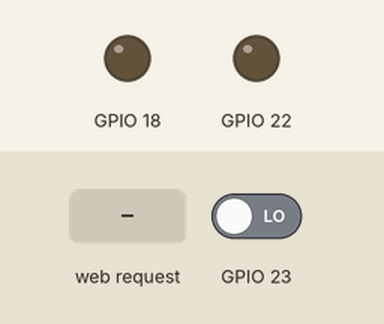
Simulated run of this sketch. Board: ESP32. On the bench: output pins drawn as LEDs (lit = HIGH). The inputs (shaded band) are chosen by the test bench; at power-on: GPIO 23 LOW. WiFi joins after 1.5 s; servers stay silent unless stated; uploads are accepted with an empty reply; what the sketch prints to the serial monitor is not drawn.

Above: at 4.2 s.
4.3 s: HTTP request GET /H received
At 5.5 s:
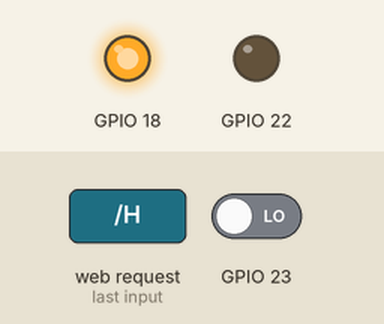
5.8 s: GPIO 23 driven HIGH
At 6.5 s:
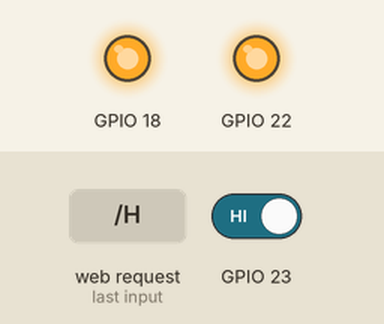
7.3 s: HTTP request GET /L received
At 7.8 s:
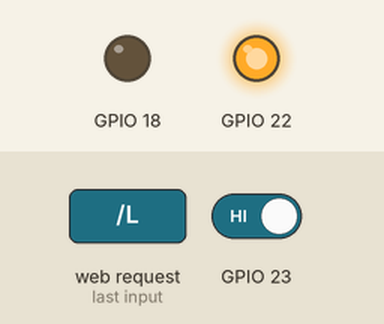
8.8 s: GPIO 23 driven LOW
At 10.0 s:
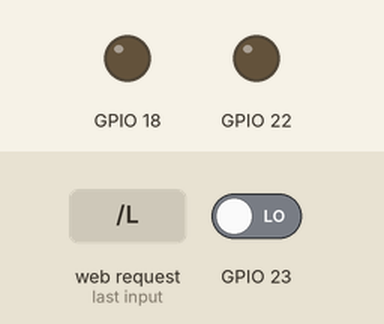
Timing chart, 0 to 11.3 s (numbered marks = the images above; inputs shaded):
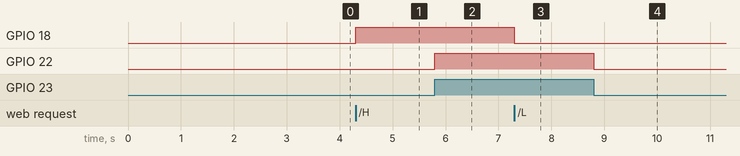

The sketch:

ESP_Project.ino
```cpp
#include <HTTPClient.h>
#include <WiFi.h>


HTTPClient client;

NetworkServer server(80);

void setup() {
  // put your setup code here, to run once:
  pinMode(23, INPUT);
  pinMode(22, OUTPUT);
  pinMode(18, OUTPUT);


  Serial.begin(115200);
  WiFi.begin("Redmi Note 8", "12345678");

  while (WiFi.status() != WL_CONNECTED) {
    Serial.print('.');
    delay(1000);
  }

  delay(1000);
  Serial.println("Connected to WiFi!");

  server.begin();
  Serial.println("Server Started");
  Serial.println(WiFi.localIP());

}


void sendTemp(String status) {
  client.begin("https://335f-175-157-50-131.ngrok-free.app/ESEProject/server?status=" + String(status));
  client.GET();
}

int x = 0;
int lightStatus=0;

void loop() {
  // alarm system
  int val = digitalRead(23);
  if (val == 1) {
    digitalWrite(22, HIGH);
    if (x == 0) {
      sendTemp("yes");
      x = 1;
    }

  } else{
    digitalWrite(22, LOW);
    if (x == 1) {
      sendTemp("no");
      x = 0;
    }
  }

// light controle

   NetworkClient client = server.accept();

  if (client) {
    Serial.println("New Client.");
    String currentLine = "";
    while (client.connected()) {
      if (client.available()) {
        char c = client.read();
        Serial.write(c);
        if (c == '\n') {


          if (currentLine.length() == 0) {

            client.println("HTTP/1.1 200 OK");
            client.println("Content-type:text/html");
            client.println();

            client.print("Click <a href=\"/H\">here</a> to turn the LED on pin 5 on.<br>");
            client.print("Click <a href=\"/L\">here</a> to turn the LED on pin 5 off.<br>");

            client.println();
            break;
          } else {
            currentLine = "";
          }
        } else if (c != '\r') {
          currentLine += c;
        }

        if (currentLine.endsWith("GET /H")) {
          digitalWrite(18, HIGH);
        }
        if (currentLine.endsWith("GET /L")) {
          digitalWrite(18, LOW);
        }
      }
    }
    client.stop();
    Serial.println("Client Disconnected.");
  }


}
```

Measured:
- after the input at 4.3 s, GPIO 18: LOW → HIGH at once
- after the input at 5.8 s, GPIO 22: LOW → HIGH at once
- after the input at 7.3 s, GPIO 18: HIGH → LOW at once
- after the input at 8.8 s, GPIO 22: HIGH → LOW at once
